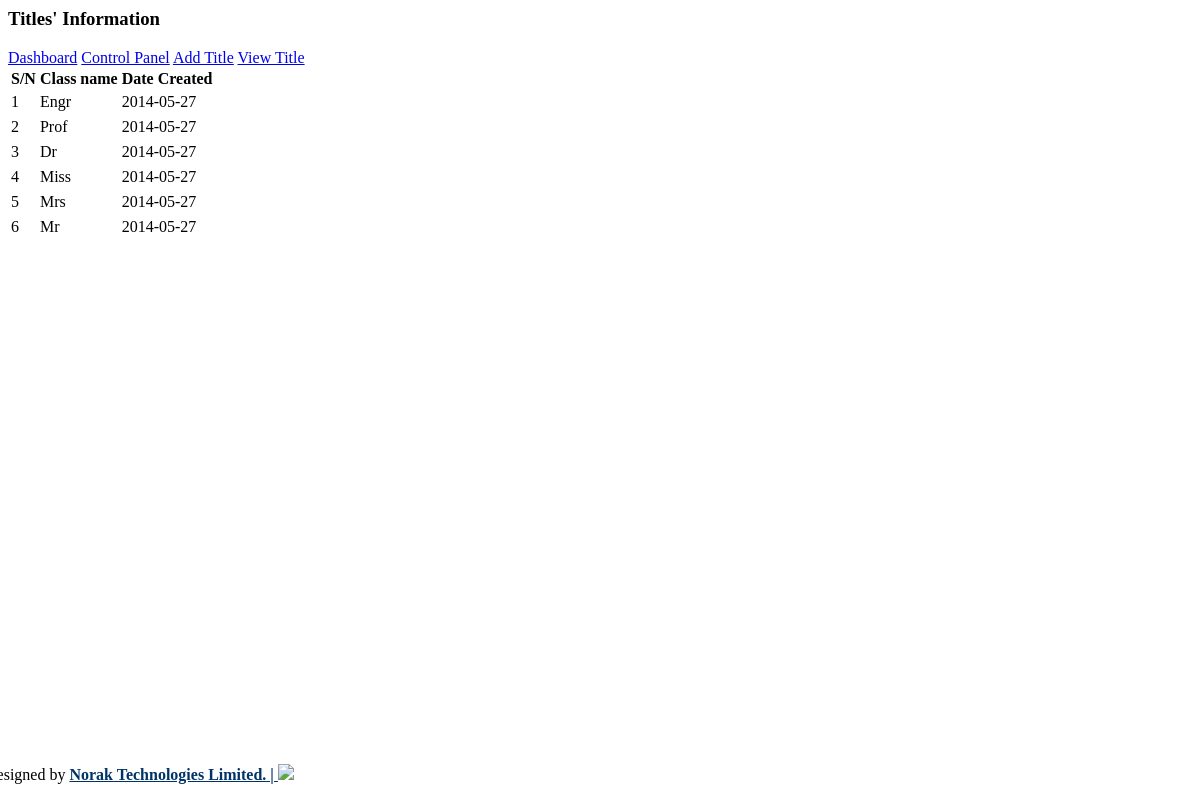
/title.php (signed in), run on the app's committed database.
### tables this page shows
CREATE TABLE `title` (
  `id` int(11) NOT NULL,
  `class` varchar(20) NOT NULL,
  `xdate` date NOT NULL,
  `user` int(11) NOT NULL,
  `sch` int(11) NOT NULL
);

### title.php (the view, shortened to what this page needs)
<?php require_once("../includes/session.php"); ?>
<?php
	$pg = isset($_GET["pg"]) ? $_GET["pg"] : '';
?>
            <div class="right_col" role="main">
                <div class="">
                    <div class="page-title">
                        <div class="title_left">
                            <h3>Titles' Information</h3>
                        </div>
                        <div class="title_right">
                            <div class="col-md-12 col-sm-12 col-xs-12 form-group pull-right top_search">
                            	 <a href="../dashboard" class="btn btn-sm btn-success"><i class="fa fa-home"></i>Dashboard</a>
                                  <a href="../controlpanel" class="btn btn-sm btn-primary"><i class="fa fa-cogs"></i> Control Panel</a>
                                  <a href="title?pg=1" class="btn btn-sm btn-dark"><i class="fa fa-plus"></i> Add Title</a>
                                 <a href="title" class="btn btn-sm btn-warning"><i class="fa fa-search"></i> View Title</a>
                            </div>
                        </div>
                    </div>
                    <div class="row">
                        <div class="col-md-12 col-sm-12 col-xs-12">
                            <div class="x_panel" >
			<?php
				if ($pg == "")
						{
			?>
								<table class="table table-striped responsive-utilities jambo_table" id="dataTables-example">
			<?php
						$select_content=("select * from title order by id desc");
						$content_result= mysqli_query($db, $select_content) or die (mysqli_error($db));
						$content = mysqli_fetch_assoc($content_result);
						$num_chk = mysqli_num_rows ($content_result);
						$k = 0
			?>
			<?php
			if ($num_chk == 0)
				{
			?>
								<tr height="23" onMouseOver="this.style.backgroundColor='#FFCC66';" onMouseOut="this.style.backgroundColor='';" bgcolor="#EFEFEF">
									<td colspan="5"  align="center">No Record Found</td>
								</tr>
			<?php
			}
				else
			{
			?>
            	<thead>
                    <tr>
                        <th>S/N</th>
                        <th>Class name</th>
                        <th>Date Created</th>
                        <th>&nbsp;</th>
                        <th>&nbsp;</th>
                    </tr>
                    </thead>
                    <tbody>
			<?php do {
						$k = $k + 1;
						?>
								<tr bgcolor="<?php echo $color ?>" height="23" onMouseOver="this.style.backgroundColor='#FFCC66';" onMouseOut="this.style.backgroundColor='';">
									<td><?php echo $k  ?></td>
									<td><?php  echo $content['class']?></td>
									<td><?php  echo ucfirst($content ['xdate'])?></td>
													<td width="5%"  style="font-weight:normal"></td>                                                   <td width="8%" align="center"> </td>
												</tr>
										 <?php } while ($content = mysqli_fetch_assoc($content_result)); ?>
							<?php
								}
							?>
							<?php
							}
							?>
							</tbody>
							</table>
                            </div>
                        </div>
                    </div>
                </div>
               <?php include("../includes/footer2.php")?>

### data on the page
title: class "Engr", xdate "2014-05-27"
title: class "Prof", xdate "2014-05-27"
title: class "Dr", xdate "2014-05-27"
title: class "Miss", xdate "2014-05-27"
title: class "Mrs", xdate "2014-05-27"
title: class "Mr", xdate "2014-05-27"
